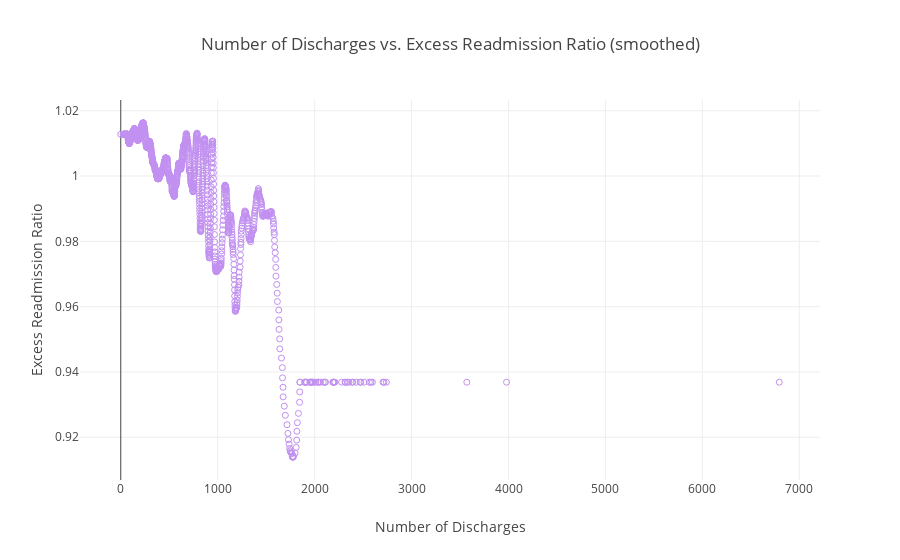

Here is the notebook cell this chart was saved with:
### Code cell
# Create a scatterplot for number of discharges vs. excess rate of readmissions

# Create list of Number of Discharges and Excess Readmission Ratio
groupby = clean_hospital_read_df[['Number of Discharges', 'Excess Readmission Ratio']].groupby(['Number of Discharges']).mean()
groupby.reset_index(inplace=True)
x = list(grouped['Number of Discharges'])
y = list(grouped['Excess Readmission Ratio'])

data = go.Scatter(x=x,
                  y=smoothTriangle(y, 30),
                  mode='markers',
                  marker=dict(size=6, color='#C190F0', symbol='circle-open'))

layout = go.Layout(title='Number of Discharges vs. Excess Readmission Ratio (smoothed)',
                   xaxis=dict(title='Number of Discharges'),
                   yaxis=dict(title='Excess Readmission Ratio'),
                   showlegend=False)

fig = go.Figure(data=[data], layout=layout)
py.offline.iplot(fig)

### Figure 1 — Plotly figure (JSON) as saved in the notebook; plotly's stock layout.template omitted (floating-point values rounded to 4 significant figures; data arrays with more than 128 entries replaced by an {"elided": "..."} marker saying what was removed)
{"data": [{"marker": {"color": "#C190F0", "size": 6, "symbol": "circle-open"}, "mode": "markers", "type": "scatter", "uid": "c1dd8704-3f38-4f02-974b-7411f30c930b", "x": {"elided": "1294 int values"}, "y": {"elided": "1294 float values"}}], "layout": {"showlegend": false, "title": {"text": "Number of Discharges vs. Excess Readmission Ratio (smoothed)"}, "xaxis": {"title": {"text": "Number of Discharges"}}, "yaxis": {"title": {"text": "Excess Readmission Ratio"}}}}
